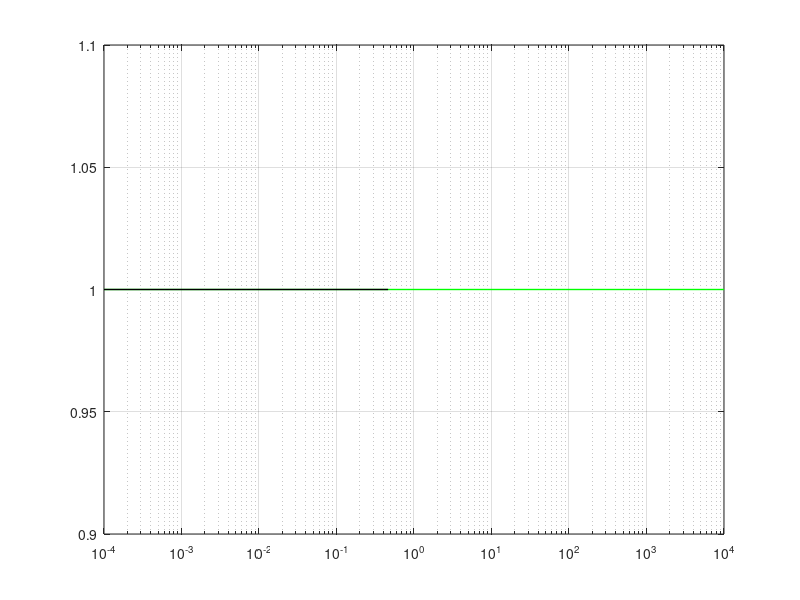

Reproduce this figure in MATLAB. (Note: this script raises an error after producing the figure.)
close all;
clc;
clear all;

k = 2/pi;
mu = pi*k - 1;


%btw, standard engineering parameters tau_1 = 0.0448, tau_2 = 0.0185 correspond to a = 0.2923

x = [0.0001:0.01:10 11:0.1:100 110:1:1000 1100:10:10000];


%%%%%%%%%%%%%%%%%%%%%%%%%%%%%%%%%% Hold-in %%%%%%%%%%%%%%%%%%%%%%%%%%%%%%%%%%
semilogx([min(x) max(x)], [1 1], 'green', 'LineWidth', 1);
hold on;
grid on;
%%%%%%%%%%%%%%%%%%%%%%%%%%%%%%%%%% Pull-in %%%%%%%%%%%%%%%%%%%%%%%%%%%%%%%%%%
 a = 0.2923;

xi = (a*k*x + 1)./(2*sqrt(x));
eta = (a*k*x - mu)./(2*sqrt(x));
rho = sqrt(abs(xi.^2 - k));
kappa = sqrt(eta.^2 + mu*k);


    x_minus = 1/(k*(2 - a + 2*sqrt(1 - a)));
    x_plus = 1/(k*(2 - a - 2*sqrt(1 - a)));
    x_eta_0 = mu/(a*k);
    %%%%%% K_vco < K_vco- %%%%%%
    semilogx([min(x) x_minus], [1 1], 'black', 'LineWidth', 1);

    %%%%%% K_vco- < K_vco < K_vco_eta=0 %%%%%%
    x_sep = x(x(:) > x_minus & x(:) < x_eta_0);
    y_sep = omega_sep_for_diagram(a, x_sep, k);
    semilogx(x_sep, y_sep, 'black', 'LineWidth', 1);

    %%%% K_vco- < K_vco < K_vco_eta=0 %%%%%%
    x_ss = x(x(:) > x_eta_0);
    y_ss = omega_ss_for_diagram(a, x_ss, k);
    semilogx(x_ss, y_ss, 'black', 'LineWidth', 1);


     %%%Safonov's asymptotic formula
    fcn = @(theta) (theta^2/(sinh(theta))^2 - (1-a));
    start=eps;
    finish = 1/eps;
    theta_0 = fzero(fcn, [start, finish]);
    y_as = (sinh(theta_0)*cosh(theta_0)-theta_0)/(sinh(theta_0))^2
    semilogx([1 max(x)], [y_as y_as], 'red--', 'LineWidth', 1);

%     semilogx([x_eta_0 x_eta_0], [-10 10], 'black', 'LineWidth', 1);
    
    %lock-in
    y = omega_l_for_diagram(a, x, k);
    semilogx(x, y, 'blue', 'LineWidth', 1);

    %Lyapunov
    lyapunov_est = (1 + sqrt(a) - sqrt((1 + sqrt(a))^2 - 4*a))/(2*sqrt(a));
    semilogx([min(x) max(x)], [lyapunov_est lyapunov_est], 'red', 'LineWidth', 1);



    %lower boundary for pull-in
    r_1 = ((k*sqrt(a*x) + eta).^2 - kappa.^2) ./ ((k*sqrt(a*x) - eta).^2 - kappa.^2) .*...
    (((k*sqrt(a*x) + kappa).^2 - eta.^2) ./ ((k*sqrt(a*x) - kappa).^2 - eta.^2)).^(eta./kappa);

    r_21 = (k*a*x + 2*xi.*sqrt(a*x) + 1) ./ (k*a*x - 2*xi.*sqrt(a*x) + 1) .*...
    exp(2*xi./rho.*(atan((1 - k*a*x) ./ (2*rho.*sqrt(a*x))) + pi/2));
    r_22 = ((k*sqrt(a*x) + xi).^2 - rho.^2) ./ ((k*sqrt(a*x) - xi).^2 - rho.^2) .*...
    (((k*sqrt(a*x) + rho).^2 - xi.^2) ./ ((k*sqrt(a*x) - rho).^2 - xi.^2)).^(xi./rho);
    
    r_2 = [r_21(x(:) < x_plus), r_22(x(:) > x_plus)];
    r = max(r_1, r_2);
    y = (sqrt(r) - 1)./(sqrt(r) + 1);
%     semilogx(x, y, 'm', 'LineWidth', 1);









set(gca,'FontSize', 15)

xlabel('\textbf{$(\tau_1 + \tau_2)K_{\rm vco}$}','Interpreter','latex', 'fontsize', 20);  
ylabel('\textbf{$\frac{\omega_e^{\rm free}}{K_{\rm vco}}$}','Interpreter','latex', 'fontsize', 20); 
% legend('\omega_h', '\omega_{\rm sep}','\omega_{\rm semi}', '\omega_l', 'Location','best');
axis([0.1 max(x) 0 1.2]);
xticks([0.01 0.1 1 10 100 1000 5000]);
xticklabels({'10^{-2}','10^{-1}','10^0','10^1','10^2','10^3','5\cdot10^3'});













